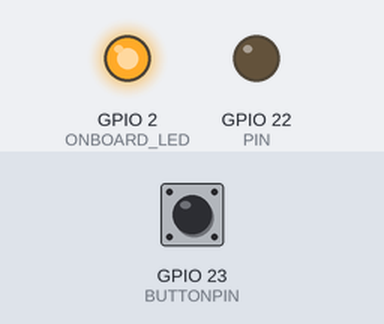
Bench run of a sketch on a simulated ESP32. Shown: output pins drawn as LEDs (lit = HIGH). The inputs (shaded band) are chosen by the test bench; at power-on: GPIO 23 (BUTTONPIN) LOW. WiFi joins after 1.5 s; servers stay silent unless stated; uploads are accepted with an empty reply; what the sketch prints to the serial monitor is not drawn.

Above: at 1.6 s.
At 2.9 s:
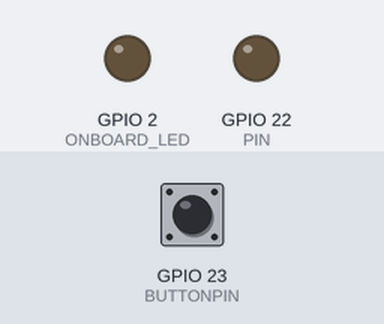
3.0 s: GPIO 23 (BUTTONPIN) pulled HIGH for 3.2 s
At 6.8 s:
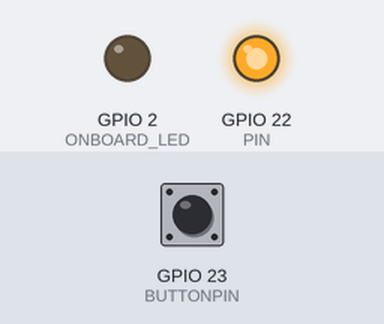
Timing chart, 0 to 8.5 s (numbered marks = the images above; inputs shaded):
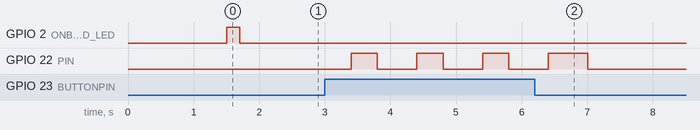

The sketch:

Sauna_Remote.ino
```cpp
// (licence header left out)
#include <WiFi.h>
#include <HTTPClient.h>
#include <Arduino_JSON.h>

#define PIN 22

#define BUTTONPIN 23
#define ONBOARD_LED  2

const char* ssid = "Sue Associates";
const char* password = "Do you know the way to mayan warrior?";
bool onSuana;
//Your IP address or domain name with URL path
const char* serverName = "http://us-central1-sue-associates.cloudfunctions.net/sauna";

// Update interval time set to 5 seconds
const long interval = 1000;
unsigned long previousMillis = 0;
int buttonState = 0;
int lastButtonState = 0;

String outputsState;


void setup() {
  Serial.begin(115200);
  pinMode(ONBOARD_LED,OUTPUT);
  pinMode(BUTTONPIN, INPUT);
  pinMode(PIN, OUTPUT);
  WiFi.begin(ssid, password);
  Serial.println("Connecting");
  while(WiFi.status() != WL_CONNECTED) {
    delay(500);
    Serial.print(".");
  }
  Serial.println("");
  Serial.print("Connected to WiFi network with IP Address: ");
  Serial.println(WiFi.localIP());

  //This blinks the onboard led so we know its connected to wifi
  digitalWrite(ONBOARD_LED,HIGH);
  delay(200);
  digitalWrite(ONBOARD_LED,LOW);
}

void loop() {
  unsigned long currentMillis = millis();


  if(currentMillis - previousMillis >= interval) {
     // Check WiFi connection status
    if(WiFi.status()== WL_CONNECTED ){
      Serial.println("wifi connected");
      outputsState = httpGETRequest(serverName);
//      Serial.println("get request converted to string");
      Serial.println(outputsState);
      JSONVar myObject = JSON.parse(outputsState);

      // JSON.typeof(jsonVar) can be used to get the type of the var
      if (JSON.typeof(myObject) == "undefined") {
        Serial.println("Parsing input failed!");
        return;
      }
//      Serial.println("exited time if");
//      Serial.print("JSON object = ");
//      Serial.println(myObject);
        Serial.println(myObject["on"]);

        String isOn = JSON.stringify(myObject["on"]);

        Serial.println("STRING IS ON IS " + isOn);

      // myObject.keys() can be used to get an array of all the keys in the object
      if (isOn == "true") {
        onSuana = true;
      }
      else {
        onSuana = false;
      }
      if (onSuana) {
        digitalWrite(ONBOARD_LED,HIGH);
        Serial.println("on suana is true");
        digitalWrite(PIN, HIGH);

      }

      else {
        Serial.println("on suana is false");
        digitalWrite(PIN, LOW);
        digitalWrite(ONBOARD_LED,LOW);
      }

      // save the last HTTP GET Request
      previousMillis = currentMillis;
    }
    else {
      Serial.println("WiFi Disconnected");
    }
  }

   buttonState = digitalRead(BUTTONPIN);


  if (buttonState != lastButtonState) {
    Serial.println("BUTTON IS PUSHED");
    if (buttonState == HIGH) {
      if (onSuana == false) {
        onSuana = true;
        httpPOSTRequest(serverName, true);
      }
      else {
        onSuana = false;
        httpPOSTRequest(serverName, false);
      }
   delay(200);
    }

     if (onSuana) {
      digitalWrite(PIN, HIGH);
        }
     else {
      digitalWrite(PIN, LOW);
        }
    }
}

void httpPOSTRequest(const char* serverName, bool onOff) {
  HTTPClient http;

 // Your Domain name with URL path or IP address with path
 http.begin(serverName);

  // If you need an HTTP request with a content type: application/json, use the following:
  http.addHeader("Content-Type", "application/json");
  if (onOff) {
    int httpResponseCode = http.POST("{\"on\":true}"); //http.POST(“{\”api_key\”:\”tPmAT5Ab3j7F9\”,\”sensor\”:\”BME280\”,\”value1\”:variable,\”value2\”:variable,\”value3\”:variable}”);
      }
    else {
    int httpResponseCode = http.POST("{\"on\":false}");
      }

    // Free resources
    http.end();


}


String httpGETRequest(const char* serverName) {
  HTTPClient http;

  // Your IP address with path or Domain name with URL path
  http.begin(serverName);

  // Send HTTP POST request
  int httpResponseCode = http.GET();

  String payload = "{}";

  if (httpResponseCode>0) {
    Serial.print("HTTP Response code: ");
    Serial.println(httpResponseCode);
    payload = http.getString();
    }
  else {
    Serial.print("Error code: ");
    Serial.println(httpResponseCode);
    }
  // Free resources
  http.end();

  return payload;
}
```

Measured:
- after the input at 3.0 s, GPIO 22 (PIN): goes 3 × (HIGH 0.40 s, LOW 0.60 s), HIGH 0.60 s, then LOW, starting after 0.40 s
